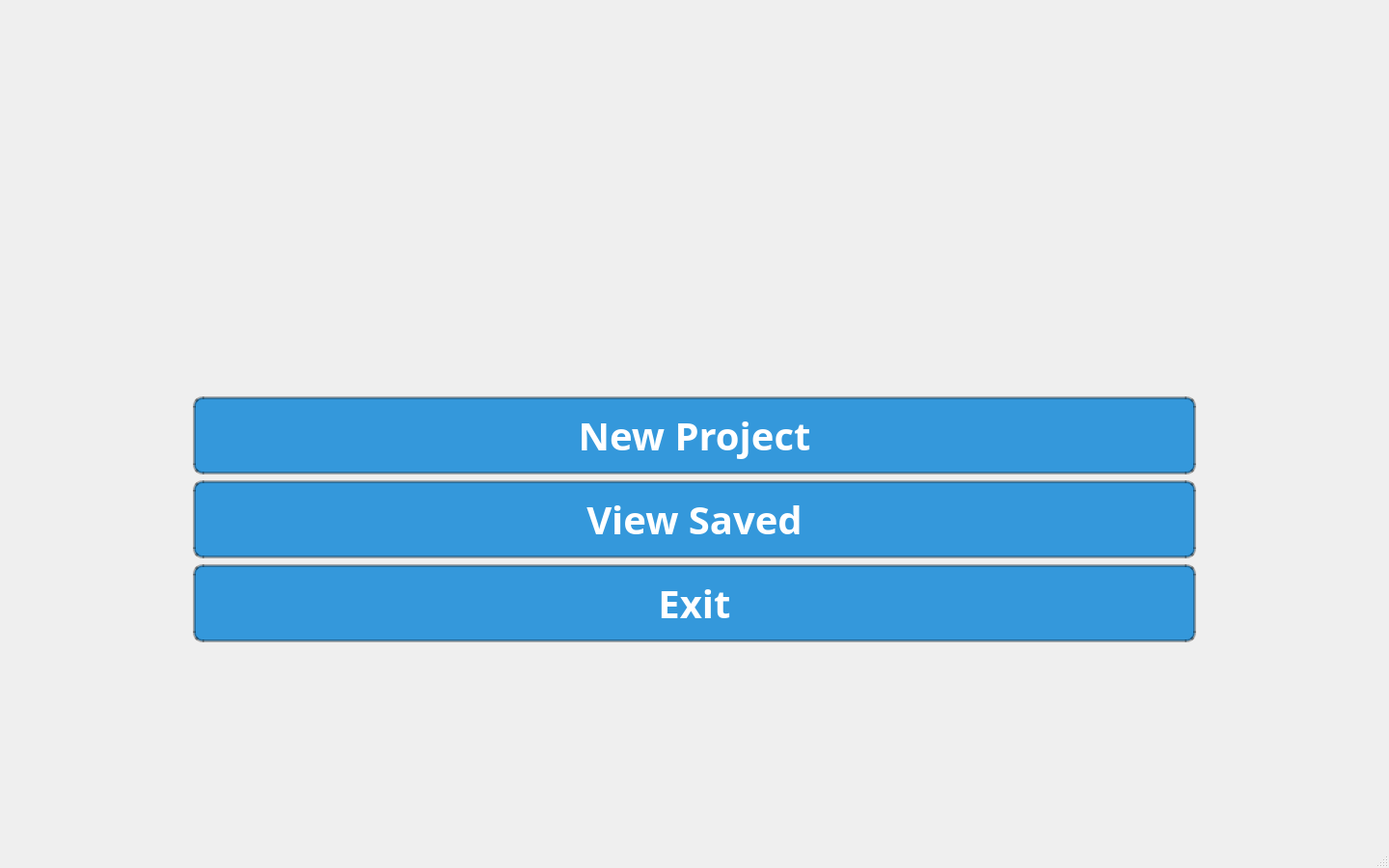
<?xml version="1.0" encoding="UTF-8"?>
<ui version="4.0">
 <class>MainWindow</class>
 <widget class="QMainWindow" name="MainWindow">
  <property name="geometry">
   <rect>
    <x>0</x>
    <y>0</y>
    <width>1440</width>
    <height>900</height>
   </rect>
  </property>
  <property name="windowTitle">
   <string>MainWindow</string>
  </property>
  <widget class="QWidget" name="centralwidget">
   <layout class="QGridLayout" name="gridLayout">
    <property name="leftMargin">
     <number>100</number>
    </property>
    <property name="topMargin">
     <number>100</number>
    </property>
    <property name="rightMargin">
     <number>100</number>
    </property>
    <property name="bottomMargin">
     <number>100</number>
    </property>
    <property name="verticalSpacing">
     <number>0</number>
    </property>
    <item row="1" column="0">
     <layout class="QVBoxLayout" name="verticalLayout" stretch="0,0,0">
      <property name="spacing">
       <number>6</number>
      </property>
      <property name="sizeConstraint">
       <enum>QLayout::SetFixedSize</enum>
      </property>
      <property name="leftMargin">
       <number>100</number>
      </property>
      <property name="topMargin">
       <number>200</number>
      </property>
      <property name="rightMargin">
       <number>100</number>
      </property>
      <property name="bottomMargin">
       <number>0</number>
      </property>
      <item>
       <widget class="QPushButton" name="save_button">
        <property name="font">
         <font>
          <family>Arial Rounded MT Bold</family>
          <pointsize>30</pointsize>
          <bold>true</bold>
         </font>
        </property>
        <property name="styleSheet">
         <string notr="true">QPushButton {
    background-color: #3498db;
    border: 3px solid rgba(0, 0, 0, 0.3);
    border-radius: 10px;
    color: white;
    padding: 10px 20px;
}

QPushButton:hover {
    background-color: #2980b9;
}</string>
        </property>
        <property name="text">
         <string>New Project</string>
        </property>
       </widget>
      </item>
      <item>
       <widget class="QPushButton" name="new_button">
        <property name="font">
         <font>
          <family>Arial Rounded MT Bold</family>
          <pointsize>30</pointsize>
          <bold>true</bold>
         </font>
        </property>
        <property name="styleSheet">
         <string notr="true">QPushButton {
    background-color: #3498db;
    border: 3px solid rgba(0, 0, 0, 0.3);
    border-radius: 10px;
    color: white;
    padding: 10px 20px;
}

QPushButton:hover {
    background-color: #2980b9;
}</string>
        </property>
        <property name="text">
         <string>View Saved</string>
        </property>
       </widget>
      </item>
      <item>
       <widget class="QPushButton" name="exit_button">
        <property name="font">
         <font>
          <family>Arial Rounded MT Bold</family>
          <pointsize>30</pointsize>
          <bold>true</bold>
         </font>
        </property>
        <property name="styleSheet">
         <string notr="true">QPushButton {
    background-color: #3498db;
    border: 3px solid rgba(0, 0, 0, 0.3);
    border-radius: 10px;
    color: white;
    padding: 10px 20px;
}

QPushButton:hover {
    background-color: #2980b9;
}</string>
        </property>
        <property name="text">
         <string>Exit</string>
        </property>
       </widget>
      </item>
     </layout>
    </item>
   </layout>
  </widget>
  <widget class="QMenuBar" name="menubar">
   <property name="geometry">
    <rect>
     <x>0</x>
     <y>0</y>
     <width>1440</width>
     <height>24</height>
    </rect>
   </property>
  </widget>
  <widget class="QStatusBar" name="statusbar"/>
 </widget>
 <resources/>
 <connections/>
</ui>
